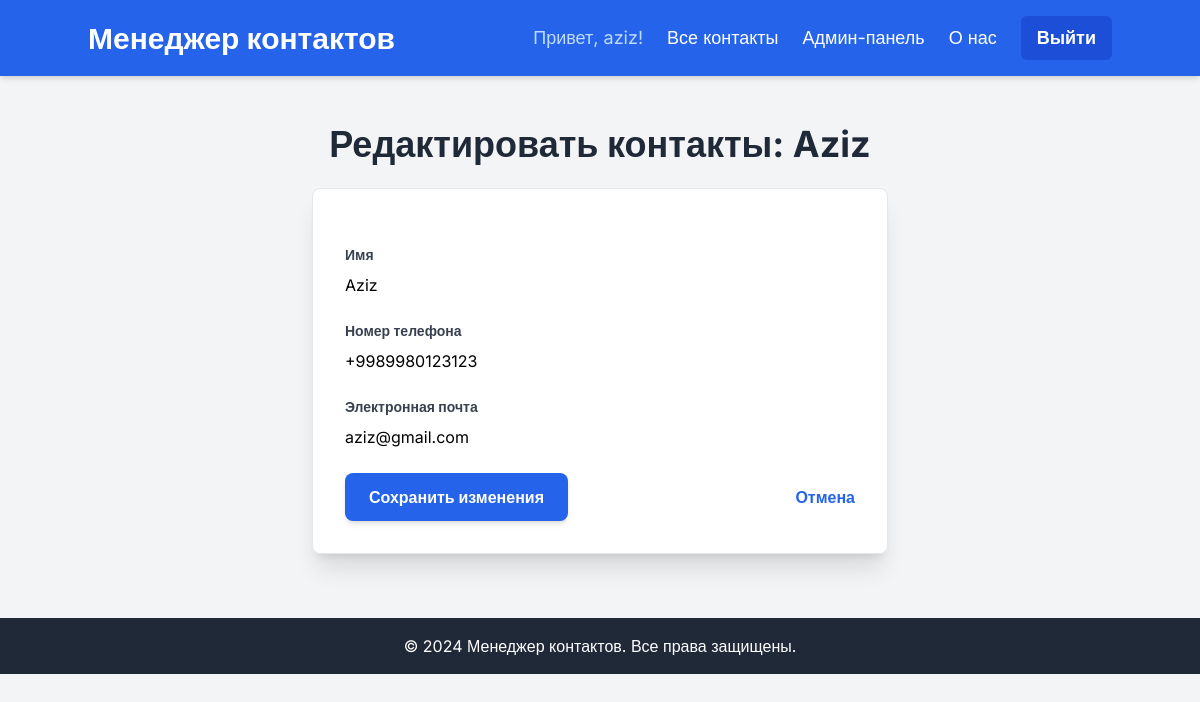
The app's page /contacts/edit/1/ (signed in) with its own data.
### contacts/models.py (models this page shows, shortened)
class Contact(models.Model):
    name = models.CharField(max_length=100)
    phone_number = models.CharField(max_length=20,unique=True)
    email = models.EmailField(unique=True)
    created_at = models.DateTimeField(auto_now_add=True)
    class Meta:
        ordering = ['name']

### contacts/views.py (the view)
# urls.py: path('edit/<int:pk>/', views.edit_contact, name='edit_contact'), # Resolves to /contacts/edit/PK/
@login_required
def edit_contact(request, pk):
    contact = get_object_or_404(Contact, pk=pk)
    if request.method == "POST":
        form = ContactForm(request.POST, instance=contact)
        if form.is_valid():
            form.save()
            return redirect('/contacts/')
    else:
            form = ContactForm(instance=contact)
    context = {
        "form": form,
        'page_title': f'Редактировать контакты: {contact.name}',
        'submit_button_text': 'Сохранить изменения',
    }
    return render(request,'contacts/edit_contact.html',context)

### contacts/forms.py
class ContactForm(forms.ModelForm):
    class Meta:
        model = Contact
        fields = ['name','phone_number','email']
        labels = {
            'name': "Имя",
            'phone_number': "Номер телефона",
            'email': 'Электронная почта'
        }
        widgets = {
            'name': forms.TextInput(attrs={'placeholder': 'Имя контакта', 'class': 'form-input'}),
            'phone_number': forms.TextInput(attrs={'placeholder': 'XXX-XXX-XXXX', 'class': 'form-input'}),
            'email': forms.EmailInput(attrs={'placeholder': 'contact@example.com', 'class': 'form-input'}),
        }

### templates/contacts/edit_contact.html (shortened to what this page needs)
{% extends 'base.html' %}
{% block page_title_block %}{{ page_title }}{% endblock %}
{% block content %}
    <div class="max-w-xl mx-auto bg-white p-8 rounded-lg shadow-xl border border-gray-200">
        <form method="post" class="space-y-6">
            {% for field in form %}
                <div class="mb-4">
                    <label for="{{ field.id_for_label }}" class="block text-gray-700 text-sm font-bold mb-2">
                        {{ field.label }}
                    </label>
                    {{ field }}
                </div>
            {% endfor %}
            <div class="flex items-center justify-between mt-6">
                <button type="submit" class="bg-blue-600 hover:bg-blue-700 text-white font-bold py-3 px-6 rounded-lg shadow-md transition duration-300 ease-in-out transform hover:scale-105 focus:outline-none focus:ring-2 focus:ring-blue-500 focus:ring-opacity-50">
                    {{ submit_button_text }}
                </button>
                <a href="{% url 'contacts:contact_list' %}" class="inline-block align-baseline font-bold text-blue-600 hover:text-blue-800 transition duration-300">
                    Отмена
                </a>
            </div>
        </form>
    </div>
{% endblock %}

### templates/base.html (shortened to what this page needs)
<!DOCTYPE html>
<html lang="ru">
<head>
    <script src="https://cdn.tailwindcss.com"></script>
</head>
<body>
    <header class="bg-blue-600 text-white p-4 shadow-md">
        <div class="container mx-auto flex justify-between items-center">
            <a href="{% url 'home' %}" class="text-3xl font-bold hover:text-blue-200 transition duration-300">
                Менеджер контактов
            </a>
            <nav>
                <ul class="flex space-x-6 text-lg items-center">
                    {% if user.is_authenticated %}
                        <li>
                            <span class="text-blue-200">Привет, {{ user.username }}!</span>
                        </li>
                        <li>
                            <a href="{% url 'contacts:contact_list' %}" class="hover:text-blue-200 transition duration-300">Все контакты</a>
                        </li>
                        <li>
                            <a href="{% url 'admin:index' %}" class="hover:text-blue-200 transition duration-300">Админ-панель</a>
                        </li>
                        <li>
                            <a href="{% url 'contacts:about' %}" class="hover:text-blue-200 transition duration-300">О нас</a>
                        </li>
                        <li>
                            <form action="{% url 'logout' %}" method="post" class="inline">
                                <button type="submit" class="bg-blue-700 hover:bg-blue-800 text-white font-bold py-2 px-4 rounded-md transition duration-300 ease-in-out transform hover:scale-105 focus:outline-none focus:ring-2 focus:ring-blue-500 focus:ring-opacity-50">
                                    Выйти
                                </button>
                            </form>
                        </li>
                    {% endif %}
                </ul>
            </nav>
        </div>
    </header>
    <main class="container mx-auto mt-8 p-4">
        <h1 class="text-4xl font-bold text-gray-800 mb-6 text-center">{% block page_title_block %}{% endblock %}</h1>
        {% block content %}
        {% endblock %}
    </main>
    <footer class="bg-gray-800 text-white p-4 mt-12 text-center">
        <div class="container mx-auto">
            <p>&copy; 2024 Менеджер контактов. Все права защищены.</p>
        </div>
    </footer>
</body>
</html>

### templates/base.html (style rules this page uses)
body { font-family: 'Inter', sans-serif; background-color: #f3f4f6; }

### templates/contacts/edit_contact.html (style rules this page uses)
.form-input { @apply shadow appearance-none border rounded w-full py-2 px-3 text-gray-700 leading-tight focus:outline-none focus:shadow-outline focus:border-blue-500; }

### records on screen
Contact: form "Aziz" "+9989980123123" "aziz@gmail.com"

### other values on screen
{{ user.username }} "aziz"
{{ page_title }} "Редактировать контакты: Aziz"
{{ field.label }} "Имя" "Номер телефона" "Электронная почта"
{{ submit_button_text }} "Сохранить изменения"
